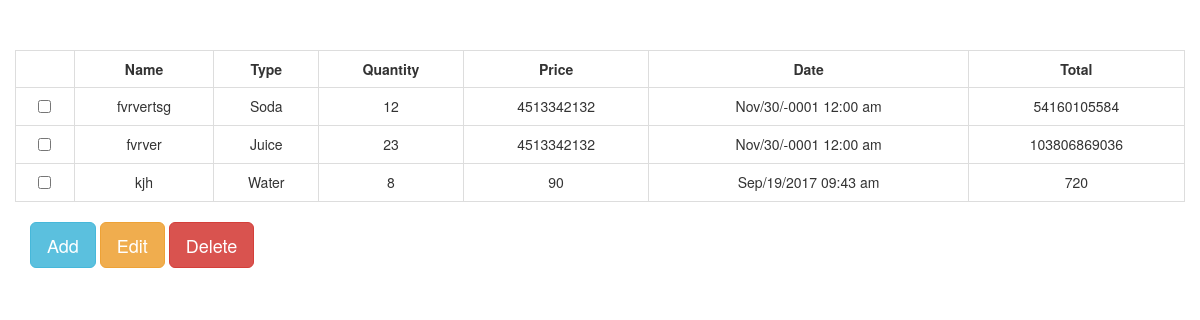
The page / on the database its author committed.
### tables this page shows
CREATE TABLE `tbl_drinks` (
  `drinks_id` int(11) NOT NULL,
  `drinks_name` varchar(20) NOT NULL,
  `drinks_type` varchar(20) NOT NULL,
  `drinks_quantity` int(11) NOT NULL,
  `drinks_price` varchar(10) NOT NULL,
  `drinks_date_added` timestamp NOT NULL DEFAULT CURRENT_TIMESTAMP
);

### index.php (the view, shortened to what this page needs)
<?php
require_once("connection.php");
?>
<!DOCTYPE html>
<html>
<head>
	<link rel="stylesheet" href="https://maxcdn.bootstrapcdn.com/bootstrap/3.3.7/css/bootstrap.min.css">
</head>
<body>
	<div class="container">
		<div class="row col-mid-12" style="margin-top: 50px;">
      <form method="post" name="drinks">
			<table class="table table-bordered table-hover"></div>
		<tr>
      <th></th>
			<th class="text-center">Name</th>
			<th class="text-center">Type</th>
			<th class="text-center">Quantity</th>
			<th class="text-center">Price</th>
      <th class="text-center">Date</th>
      <th class="text-center">Total</th>
		</tr>
    <?php
    $sql = "SELECT * FROM tbl_drinks";
      $result = $conn->query($sql);
      if ($result->num_rows >0) {
        while($row = $result->fetch_assoc()){
          $totalprice = $row['drinks_price'] * $row['drinks_quantity'];
          $originaldate = $row['drinks_date_added'];
          $newdate = date("M/d/Y h:i a", strtotime($originaldate));
    ?>
		<tr>
      <td class="text-center">
      <input type="checkbox" value="<?php echo $row['drinks_id'];?>" name="check"></td>
			<td class="text-center"><?php echo $row['drinks_name'];?></td>
			<td class="text-center"><?php echo $row['drinks_type'];?></td>
			<td class="text-center"><?php echo $row['drinks_quantity'];?></td>
			<td class="text-center"><?php echo $row['drinks_price'];?></td>
      <td class="text-center"><?php echo $newdate?></td>
      <td class="text-center"><?php echo $totalprice?></td>
		</tr>
    <?php
        }
      }
      ?>
		</div>
		<button type="button" class="btn btn-info btn-lg" data-toggle="modal" data-target="#add">Add</button>
  <a onClick="edit_drinks();" class="btn btn-warning btn-lg">Edit</a>
  <a onClick="delete_drinks();" class="btn btn-danger btn-lg">Delete</a>
</body>
</html>

### rows shown on the page
tbl_drinks: drinks_name "fvrvertsg", drinks_type "Soda", drinks_quantity "12", drinks_price "4513342132", drinks_date_added "Nov/30/-0001 12:00 am", totalprice "54160105584"
tbl_drinks: drinks_name "fvrver", drinks_type "Juice", drinks_quantity "23", drinks_price "4513342132", drinks_date_added "Nov/30/-0001 12:00 am", totalprice "103806869036"
tbl_drinks: drinks_name "kjh", drinks_type "Water", drinks_quantity "8", drinks_price "90", drinks_date_added "Sep/19/2017 09:43 am", totalprice "720"
